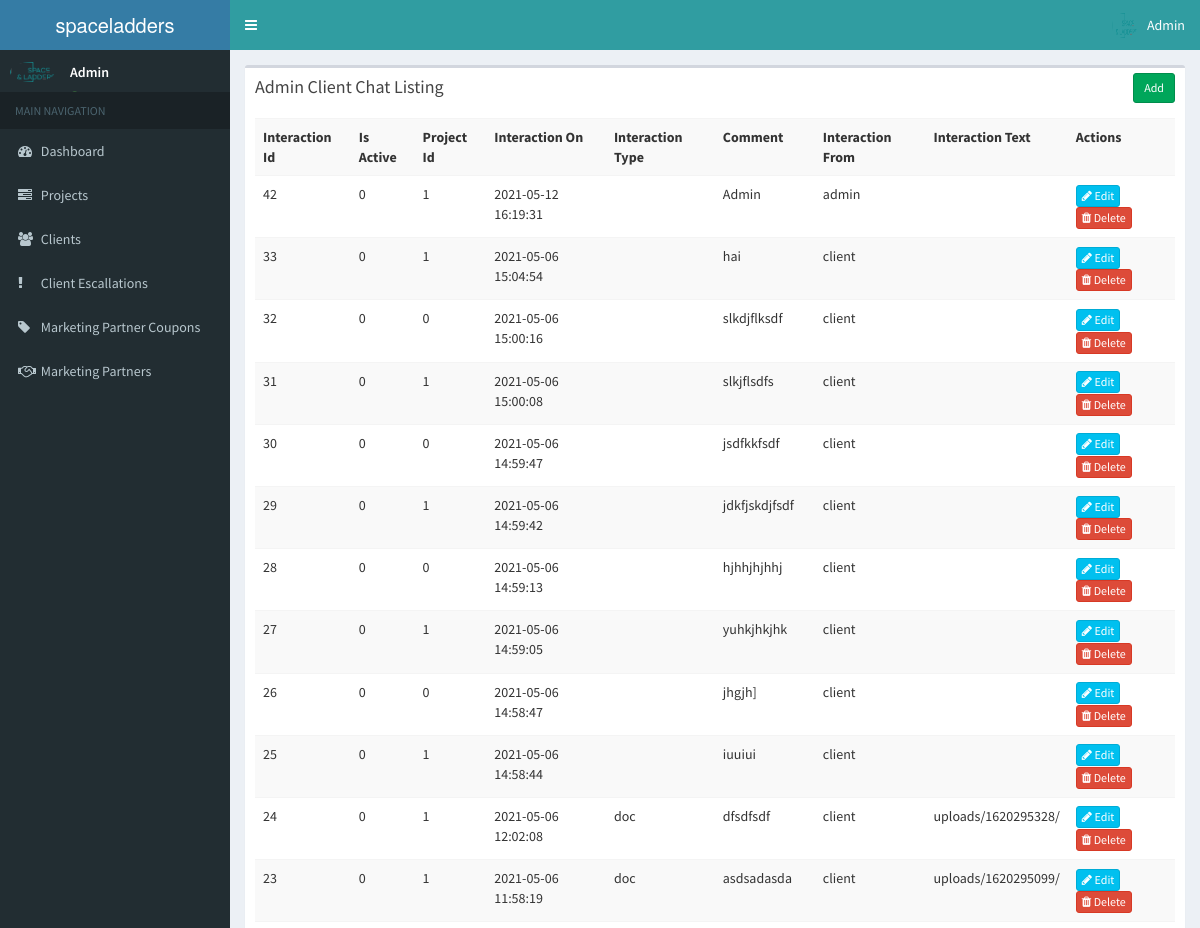
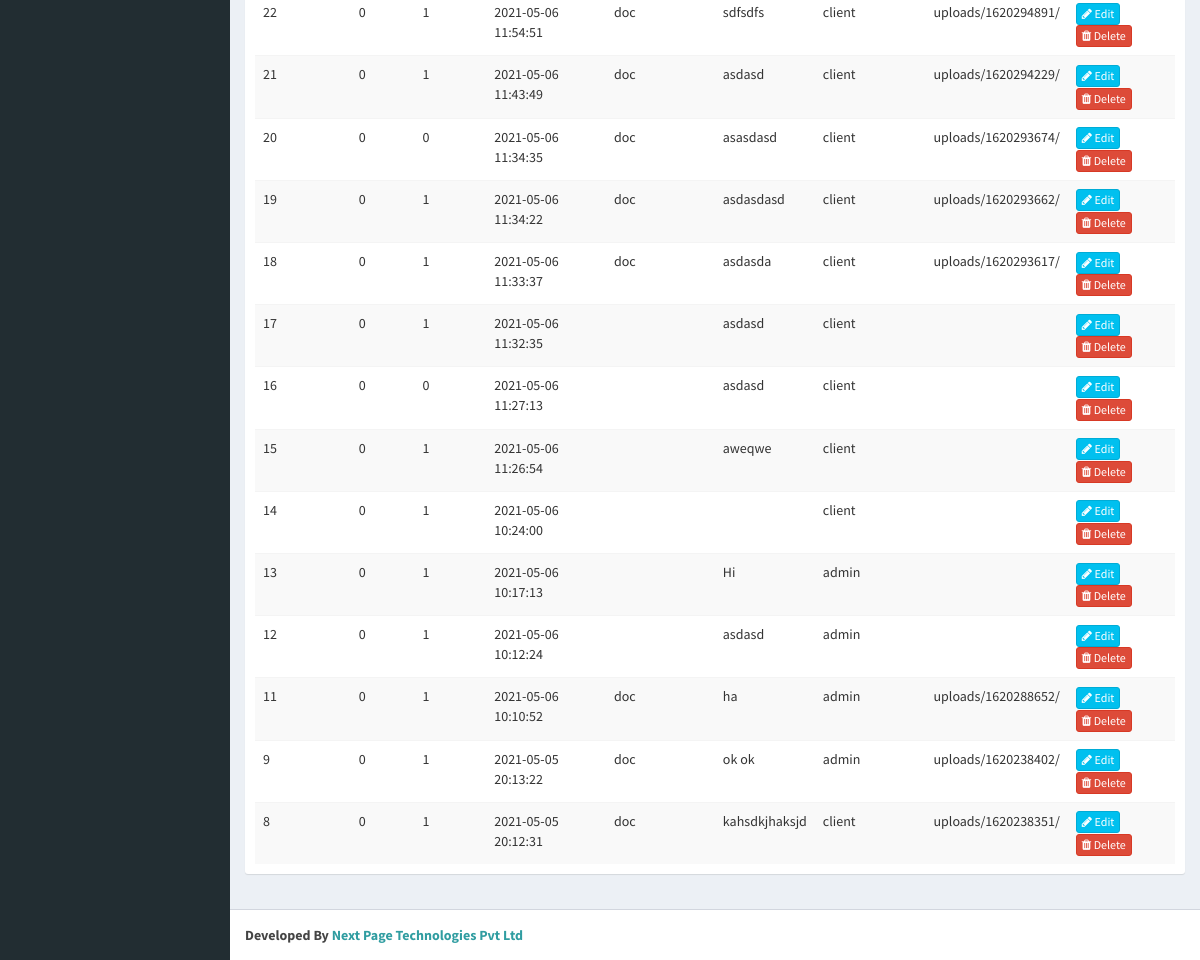
Page /index.php/admin_client_chat on the committed database (2 pictures, top to bottom).
### tables this page shows
CREATE TABLE `admin_client_chat` (
  `interaction_id` int(11) NOT NULL,
  `project_id` int(11) NOT NULL,
  `interaction_on` datetime NOT NULL,
  `interaction_text` text NOT NULL,
  `interaction_type` varchar(255) NOT NULL,
  `comment` text DEFAULT NULL,
  `interaction_from` varchar(255) NOT NULL,
  `is_active` tinyint(1) NOT NULL
);

### application/controllers/Admin_client_chat.php (called while the page is built, shortened)
<?php
class Admin_client_chat extends CI_Controller{
    function __construct()
    {
        $this->load->model('Admin_client_chat_model');
    }
    function index()
    {
        $data['admin_client_chat'] = $this->Admin_client_chat_model->get_all_admin_client_chat();
        $data['_view'] = 'admin_client_chat/index';
        $this->load->view('layouts/main',$data);
    }
}

### index.php (called while the page is built, shortened)
<?php
require_once BASEPATH.'core/CodeIgniter.php';

### application/models/Admin_client_chat_model.php (called while the page is built, shortened)
<?php
class Admin_client_chat_model extends CI_Model
{
    function get_all_admin_client_chat()
    {
        $this->db->order_by('interaction_id', 'desc');
        return $this->db->get('admin_client_chat')->result_array();
    }
}

### application/views/admin_client_chat/index.php (the view)
<div class="row">
    <div class="col-md-12">
        <div class="box">
            <div class="box-header">
                <h3 class="box-title">Admin Client Chat Listing</h3>
            	<div class="box-tools">
                    <a href="<?php echo site_url('admin_client_chat/add'); ?>" class="btn btn-success btn-sm">Add</a>
                </div>
            </div>
            <div class="box-body">
                <table class="table table-striped">
                    <tr>
						<th>Interaction Id</th>
						<th>Is Active</th>
						<th>Project Id</th>
						<th>Interaction On</th>
						<th>Interaction Type</th>
						<th>Comment</th>
						<th>Interaction From</th>
						<th>Interaction Text</th>
						<th>Actions</th>
                    </tr>
                    <?php foreach($admin_client_chat as $a){ ?>
                    <tr>
						<td><?php echo $a['interaction_id']; ?></td>
						<td><?php echo $a['is_active']; ?></td>
						<td><?php echo $a['project_id']; ?></td>
						<td><?php echo $a['interaction_on']; ?></td>
						<td><?php echo $a['interaction_type']; ?></td>
						<td><?php echo $a['comment']; ?></td>
						<td><?php echo $a['interaction_from']; ?></td>
						<td><?php echo $a['interaction_text']; ?></td>
						<td>
                            <a href="<?php echo site_url('admin_client_chat/edit/'.$a['interaction_id']); ?>" class="btn btn-info btn-xs"><span class="fa fa-pencil"></span> Edit</a>
                            <a href="<?php echo site_url('admin_client_chat/remove/'.$a['interaction_id']); ?>" class="btn btn-danger btn-xs"><span class="fa fa-trash"></span> Delete</a>
                        </td>
                    </tr>
                    <?php } ?>
                </table>
            </div>
        </div>
    </div>
</div>

### application/views/layouts/main.php (shortened to what this page needs)
<!DOCTYPE html>
<html>
    <head>
        <link rel="stylesheet" href="<?php echo site_url('resources/css/bootstrap.min.css');?>">
        <link rel="stylesheet" href="https://cdn.datatables.net/1.10.19/css/dataTables.bootstrap.min.css">
        <link rel="stylesheet" href="<?php echo site_url('resources/css/font-awesome.min.css');?>">
        <link rel="stylesheet" href="https://cdnjs.cloudflare.com/ajax/libs/ionicons/2.0.1/css/ionicons.min.css">
        <link rel="stylesheet" href="<?php echo site_url('resources/css/bootstrap-datetimepicker.min.css');?>">
        <link rel="stylesheet" href="<?php echo site_url('resources/css/AdminLTE.min.css');?>">
        <link rel="stylesheet" href="<?php echo site_url('resources/css/_all-skins.min.css');?>">
    </head>
    <body class="hold-transition skin-blue sidebar-mini">
        <div class="wrapper">
            <header class="main-header">
                <a href="" class="logo">
                    <span class="logo-lg">spaceladders</span>
                </a>
                <nav class="navbar navbar-static-top">
                    <a href="#" class="sidebar-toggle" data-toggle="offcanvas" role="button">
                    </a>
                    <div class="navbar-custom-menu">
                        <ul class="nav navbar-nav">
                            <li class="dropdown user user-menu">
                                <a href="#" class="dropdown-toggle" data-toggle="dropdown">
                                    <img src="<?php echo site_url('assets/images/logo.png');?>" class="user-image" alt="User Image">
                                    <span class="hidden-xs">Admin</span>
                                </a>
                            </li>
                        </ul>
                    </div>
                </nav>
            </header>
            <aside class="main-sidebar">
                <section class="sidebar">
                    <div class="user-panel">
                        <div class="pull-left image">
                            <img src="<?php echo site_url('assets/images/logo.png');?>" class="img-circle" alt="User Image">
                        </div>
                        <div class="pull-left info">
                            <p>Admin</p>
                            <a href="#"><i class="fa fa-circle text-success"></i> Online</a>
                        </div>
                    </div>
                    <ul class="sidebar-menu">
                        <li class="header">MAIN NAVIGATION</li>
                        <li>
                            <a href="<?php echo site_url();?>">
                                <i class="fa fa-dashboard"></i> <span>Dashboard</span>
                            </a>
                        </li>
                        <li>
                            <a href="<?php echo site_url('project_menu/index');?>">
                                <i class="fa fa-tasks"></i> <span>Projects</span>
                            </a>
                        </li>
						<li>
                            <a href="<?php echo site_url('client_detail/index');?>">
                                <i class="fa fa-users"></i> <span>Clients</span>
                            </a>
						<li>
                            <a href="<?php echo site_url('client_escallation/index');?>">
                                <i class="fa fa-exclamation"></i> <span>Client Escallations</span>
                            </a>
                        </li>
						<li>
                            <a href="<?php echo site_url('marketing_partner_coupon/index');?>">
                                <i class="fa fa-tag"></i> <span>Marketing Partner Coupons</span>
                            </a>
                        </li>
						<li>
                            <a href="<?php echo site_url('marketing_partner/index');?>">
                                <i class="fa fa-handshake-o"></i> <span>Marketing Partners</span>
                            </a>
                        </li>
                    </ul>
                </section>
            </aside>
            <div class="content-wrapper">
                <section class="content">
                    <?php
                    if(isset($_view) && $_view)
                        $this->load->view($_view);
                    ?>
                </section>
            </div>
            <footer class="main-footer">
                <strong>Developed By <a href="http://nextpagetechnologies.com/">Next Page Technologies Pvt Ltd</a> </strong>
            </footer>
        </div>
    </body>
</html>

### rows in the picture
admin_client_chat: interaction_id "42", is_active "0", project "1", interaction_on "2021-05-12 16:19:31", comment "Admin", interaction_from "admin"
admin_client_chat: interaction_id "33", is_active "0", project "1", interaction_on "2021-05-06 15:04:54", comment "hai", interaction_from "client"
admin_client_chat: interaction_id "32", is_active "0", project "0", interaction_on "2021-05-06 15:00:16", comment "slkdjflksdf", interaction_from "client"
admin_client_chat: interaction_id "31", is_active "0", project "1", interaction_on "2021-05-06 15:00:08", comment "slkjflsdfs", interaction_from "client"
admin_client_chat: interaction_id "30", is_active "0", project "0", interaction_on "2021-05-06 14:59:47", comment "jsdfkkfsdf", interaction_from "client"
admin_client_chat: interaction_id "29", is_active "0", project "1", interaction_on "2021-05-06 14:59:42", comment "jdkfjskdjfsdf", interaction_from "client"
admin_client_chat: interaction_id "28", is_active "0", project "0", interaction_on "2021-05-06 14:59:13", comment "hjhhjhjhhj", interaction_from "client"
admin_client_chat: interaction_id "27", is_active "0", project "1", interaction_on "2021-05-06 14:59:05", comment "yuhkjhkjhk", interaction_from "client"
admin_client_chat: interaction_id "26", is_active "0", project "0", interaction_on "2021-05-06 14:58:47", comment "jhgjh]", interaction_from "client"
admin_client_chat: interaction_id "25", is_active "0", project "1", interaction_on "2021-05-06 14:58:44", comment "iuuiui", interaction_from "client"
admin_client_chat: interaction_id "24", is_active "0", project "1", interaction_on "2021-05-06 12:02:08", interaction_type "doc", comment "dfsdfsdf", interaction_from "client", interaction_text "uploads/1620295328/"
admin_client_chat: interaction_id "23", is_active "0", project "1", interaction_on "2021-05-06 11:58:19", interaction_type "doc", comment "asdsadasda", interaction_from "client", interaction_text "uploads/1620295099/"
admin_client_chat: interaction_id "22", is_active "0", project "1", interaction_on "2021-05-06 11:54:51", interaction_type "doc", comment "sdfsdfs", interaction_from "client", interaction_text "uploads/1620294891/"
admin_client_chat: interaction_id "21", is_active "0", project "1", interaction_on "2021-05-06 11:43:49", interaction_type "doc", comment "asdasd", interaction_from "client", interaction_text "uploads/1620294229/"
admin_client_chat: interaction_id "20", is_active "0", project "0", interaction_on "2021-05-06 11:34:35", interaction_type "doc", comment "asasdasd", interaction_from "client", interaction_text "uploads/1620293674/"
admin_client_chat: interaction_id "19", is_active "0", project "1", interaction_on "2021-05-06 11:34:22", interaction_type "doc", comment "asdasdasd", interaction_from "client", interaction_text "uploads/1620293662/"
admin_client_chat: interaction_id "18", is_active "0", project "1", interaction_on "2021-05-06 11:33:37", interaction_type "doc", comment "asdasda", interaction_from "client", interaction_text "uploads/1620293617/"
admin_client_chat: interaction_id "17", is_active "0", project "1", interaction_on "2021-05-06 11:32:35", comment "asdasd", interaction_from "client"
admin_client_chat: interaction_id "16", is_active "0", project "0", interaction_on "2021-05-06 11:27:13", comment "asdasd", interaction_from "client"
admin_client_chat: interaction_id "15", is_active "0", project "1", interaction_on "2021-05-06 11:26:54", comment "aweqwe", interaction_from "client"
admin_client_chat: interaction_id "14", is_active "0", project "1", interaction_on "2021-05-06 10:24:00", interaction_from "client"
admin_client_chat: interaction_id "13", is_active "0", project "1", interaction_on "2021-05-06 10:17:13", comment "Hi", interaction_from "admin"
admin_client_chat: interaction_id "12", is_active "0", project "1", interaction_on "2021-05-06 10:12:24", comment "asdasd", interaction_from "admin"
admin_client_chat: interaction_id "11", is_active "0", project "1", interaction_on "2021-05-06 10:10:52", interaction_type "doc", comment "ha", interaction_from "admin", interaction_text "uploads/1620288652/"
admin_client_chat: interaction_id "9", is_active "0", project "1", interaction_on "2021-05-05 20:13:22", interaction_type "doc", comment "ok ok", interaction_from "admin", interaction_text "uploads/1620238402/"
admin_client_chat: interaction_id "8", is_active "0", project "1", interaction_on "2021-05-05 20:12:31", interaction_type "doc", comment "kahsdkjhaksjd", interaction_from "client", interaction_text "uploads/1620238351/"
